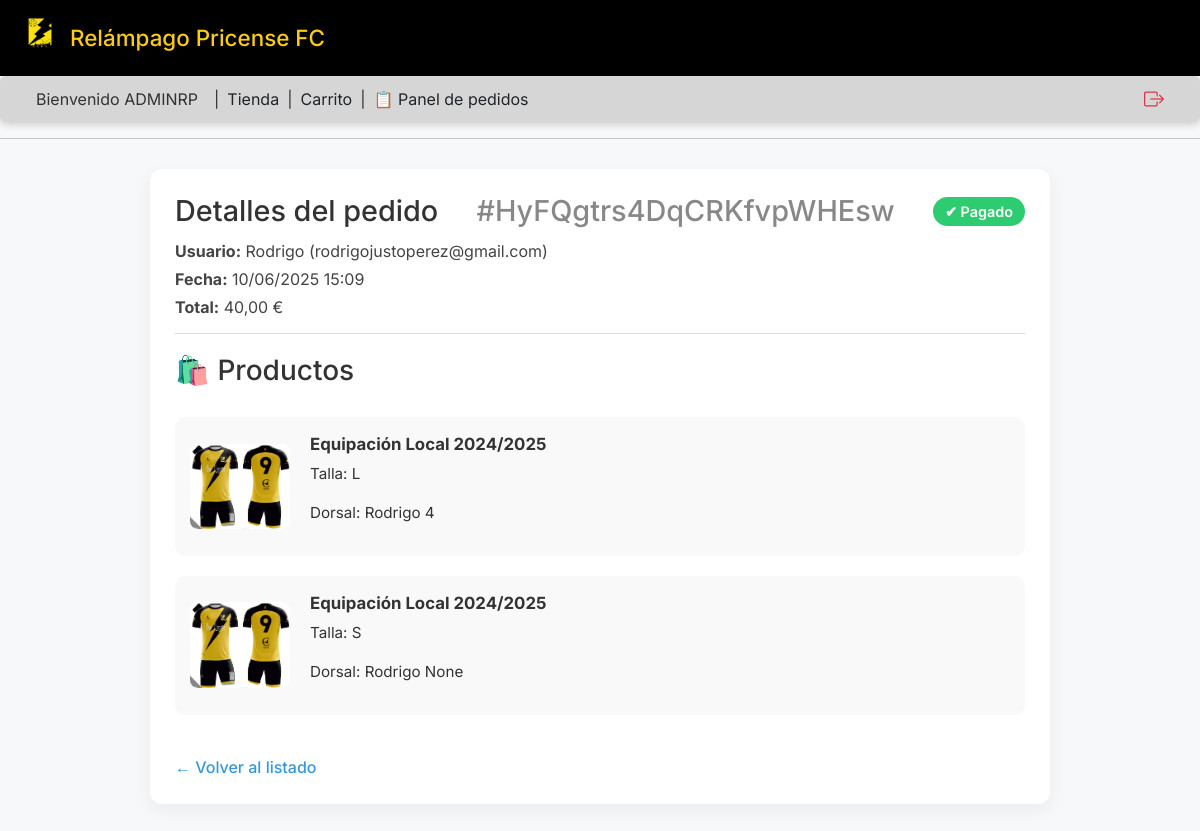
/panel/pedidos/HyFQgtrs4DqCRKfvpWHEsw/ (signed in), run on an earlier commit of the app's database.
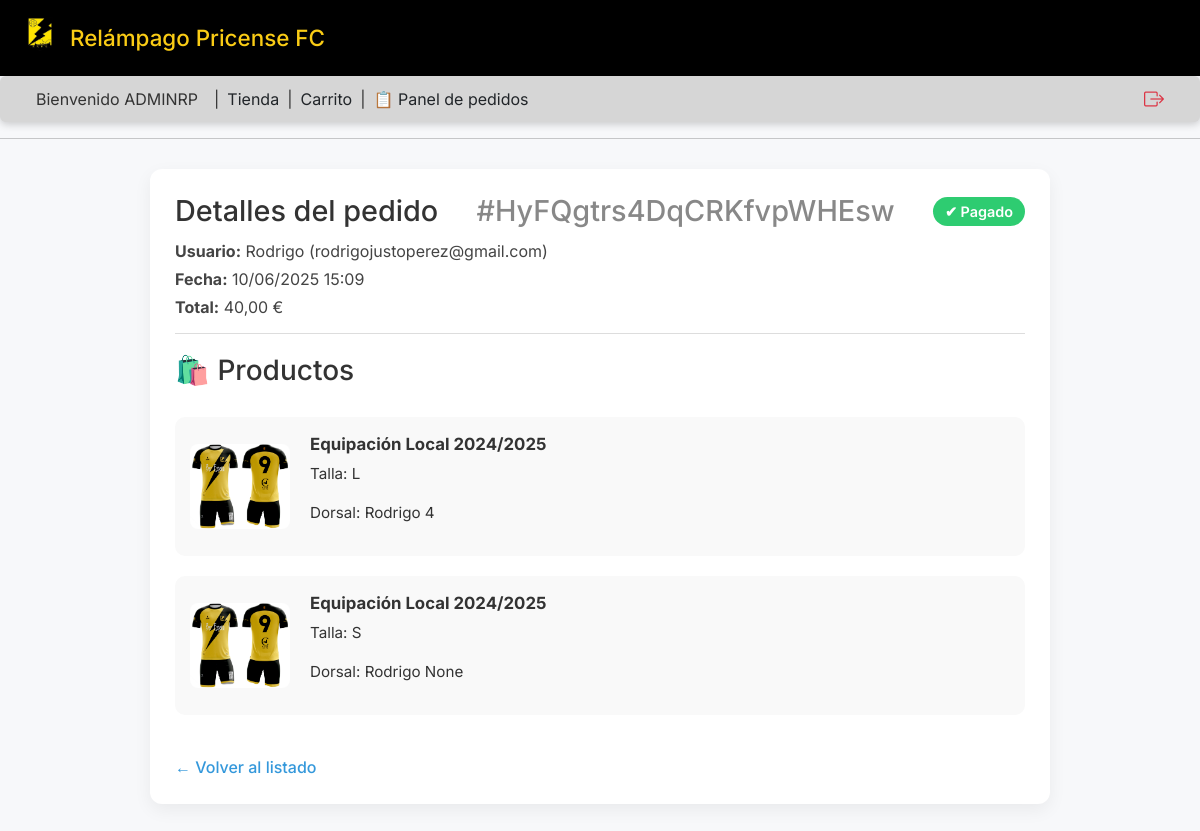
And on a later commit of the database.
### relampagoweb/models.py (models this page shows, shortened)
class LineaPedido(models.Model):
    pedido = models.ForeignKey(Pedido, on_delete=models.CASCADE, related_name='lineas')
    producto = models.ForeignKey(Producto, on_delete=models.CASCADE)
    talla = models.CharField(max_length=10)
    nombre_dorsal = models.CharField(max_length=100, blank=True, null=True)
    numero_dorsal = models.PositiveIntegerField(blank=True, null=True)
    compra_tipo = models.CharField(max_length=20, blank=True, null=True)  # <- AÑADIDO

class Producto(models.Model):
    TIPO_PRODUCTO = (
        ('Camiseta', 'Camiseta'),
        ('Equipación', 'Equipación'),
        ('Sudadera', 'Sudadera'),
    )
    nombre = models.CharField(max_length=100)
    tipo = models.CharField(max_length=20, choices=TIPO_PRODUCTO)
    descripcion = models.TextField(blank=True)
    imagen = models.ImageField(upload_to='productos/')
    precio = models.DecimalField(max_digits=6, decimal_places=2)

### relampagoweb/views.py (the view)
# urls.py: path('panel/pedidos/<str:pedido_id>/', detalle_pedido_admin_view, name='detalle_pedido_admin'),
@user_passes_test(es_admin)
def detalle_pedido_admin_view(request, pedido_id):
    pedido = get_object_or_404(Pedido, id=pedido_id)
    return render(request, 'admin/detalle_pedido.html', {'pedido': pedido})

### relampagoweb/models.py (called while the page is built)
    @property
    def total(self):
        from decimal import Decimal
        total = Decimal('0.00')
        camisetas = []
        for linea in self.lineas.all():
            if linea.compra_tipo == 'solo_camiseta':
                camisetas.append(linea)
            else:
                total += linea.producto.precio
        if self.usar_descuento:
            pares = len(camisetas) // 2
            sueltas = len(camisetas) % 2
            total += Decimal(pares * 2) * Decimal('20.00') + Decimal(sueltas) * Decimal('22.00')
        else:
            total += sum(linea.producto.precio for linea in camisetas)
        return total

### relampagoweb/views.py (called while the page is built)
def es_admin(user):
    return user.is_authenticated and user.is_staff

### relampagoweb/templates/admin/detalle_pedido.html (shortened to what this page needs)
{% extends "base.html" %}
{% block content %}
<div class="pedido-card">
  <div class="pedido-header">
    <h2>
      Detalles del pedido <span style="color: #888;">#{{ pedido.id }}</span>
      {% if pedido.pagado %}
        <span class="estado-badge estado-pagado">✔ Pagado</span>
      {% else %}
        <span class="estado-badge estado-pendiente">✘ No pagado</span>
      {% endif %}
    </h2>
    <div class="pedido-info">
      <p><strong>Usuario:</strong> {{ pedido.usuario.name }} ({{ pedido.usuario.email }})</p>
      <p><strong>Fecha:</strong> {{ pedido.fecha|date:"d/m/Y H:i" }}</p>
      <p><strong>Total:</strong> {{ pedido.total }} €</p>
    </div>
  </div>
  <h3>🛍️ Productos</h3>
  <div class="producto-listado">
    {% for linea in pedido.lineas.all %}
      <div class="producto-item">
        <img src="{{ linea.producto.imagen.url }}" alt="{{ linea.producto.nombre }}">
        <div class="producto-detalles">
          <strong>{{ linea.producto.nombre }}</strong>
          <p>Talla: {{ linea.talla }}</p>
          {% if linea.nombre_dorsal %}
            <p>Dorsal: {{ linea.nombre_dorsal }} {{ linea.numero_dorsal }}</p>
          {% endif %}
        </div>
      </div>
    {% endfor %}
  </div>
  <a href="{% url 'lista_pedidos' %}" class="volver-link">← Volver al listado</a>
</div>
{% endblock %}

What changed in the data, as far as the page shows it:
changed through a linked row, LineaPedido (number 1 of 2 on the later page): producto.imagen: a different picture
changed through a linked row, LineaPedido "None": producto.imagen: a different picture
